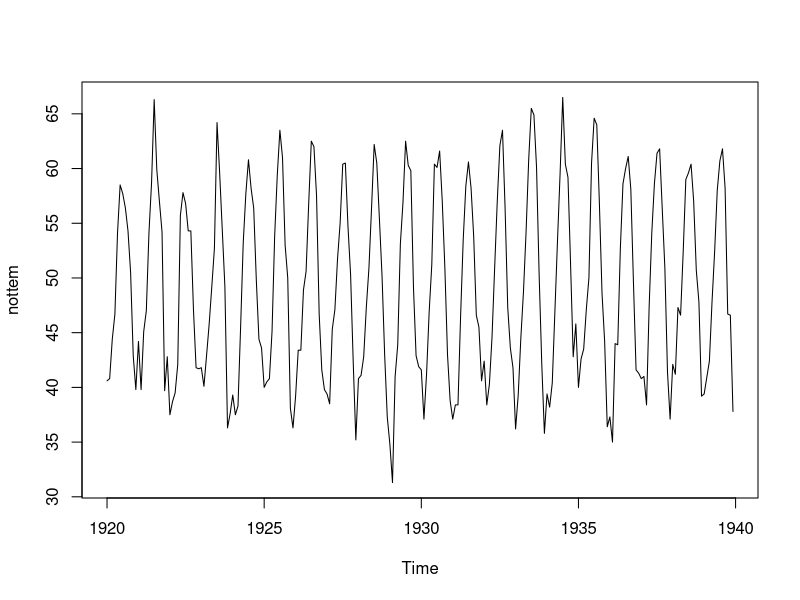
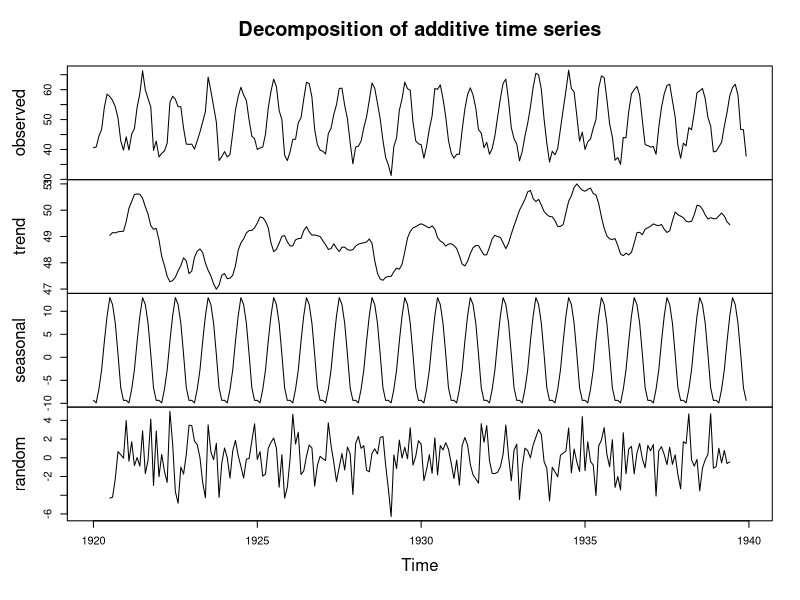

R code for these plots, in order: (Note: this script raises an error after producing the figures.)
?nottem
class(nottem)
plot(nottem)
decompose(nottem)
plot(decompose(nottem))
nottem.vec <- as.vector(nottem)
nottem.vec
plot(decompose(nottem.vec))
nottem.ts <- ts(nottem.vec, frequency = 12)
plot(decompose(nottem.ts))
nottem.ts <- ts(nottem.vec, frequency = 7)
plot(decompose(nottem.ts)) # decomposition with wrong frequency
acf(nottem.vec)
nottem.ts <- ts(nottem.vec, frequency = 12)
plot(decompose(nottem.ts))
